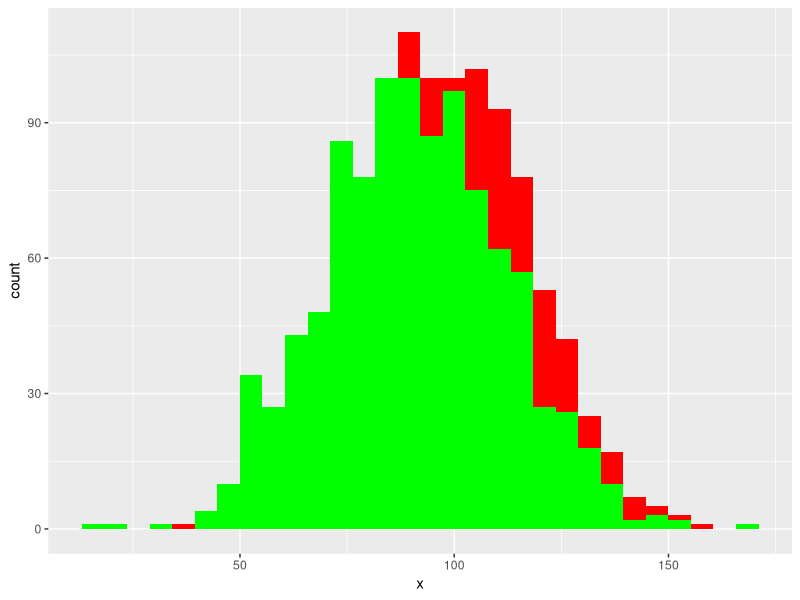

This figure's R source:
## ---- chunk 1
#load packages
library(knitr)
library(ggplot2)
library(tidyr)
## ---- chunk 2
x <- rnorm(1000, 100, 20)
y <- rnorm(1000, 90, 20)
dat <- data.frame(x, y)
## ---- chunk 3
dat
## ---- chunk 4
ggplot(dat) +
  geom_histogram(aes(x = x), fill = "red") + 
  geom_histogram(aes(x = y), fill = "green")
## ---- chunk 5
dat_long <- data.frame(group = c(rep("x", 1000), rep("y", 1000)), 
                       val = c(x, y))
## ---- chunk 6
dat_long
